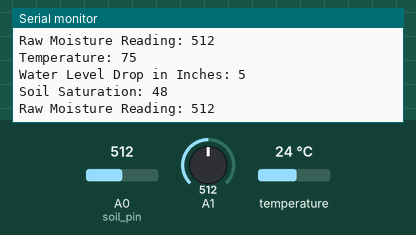
Bench run of a sketch on a simulated Arduino Uno, built with avr-gcc and run on an emulated ATmega328P. On the bench: the last lines printed to the serial monitor. Inputs (shaded band) come from the test bench; at power-on: temperature 24 °C, A0 (soil_pin) = 512, A1 = 512.

Above: at 5.8 s.
5.9 s: temperature set to 12 °C
11.9 s: A0 (soil_pin) set to 716
At 15.8 s:
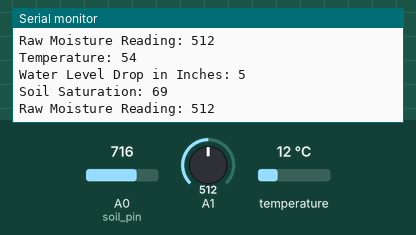
17.9 s: A1 set to 716
At 21.7 s:
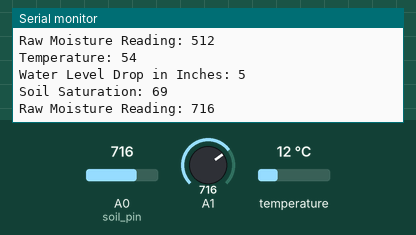
23.9 s: temperature set to 19 °C
29.9 s: A0 (soil_pin) set to 900
At 31.1 s:
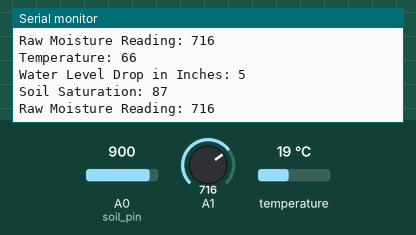
35.9 s: A1 set to 900
At 41.8 s:
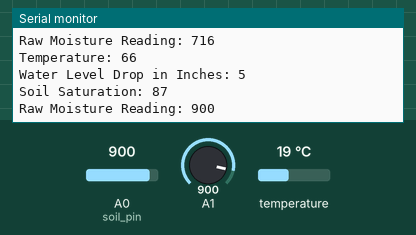
Timing chart, 0 to 42.9 s (numbered marks = the images above; inputs shaded):
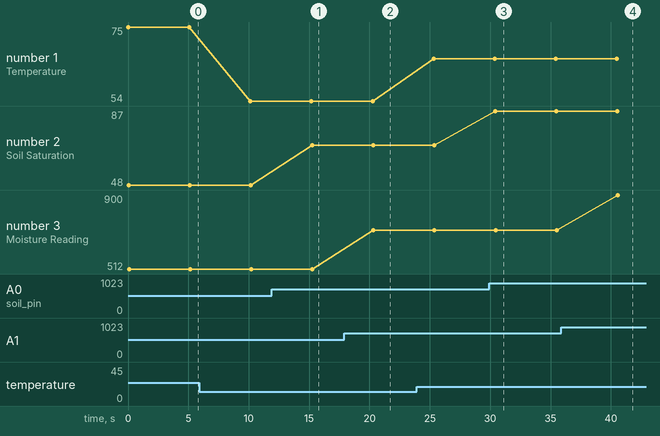

The sketch:

Transmitter.ino
```cpp
#include <OneWire.h>
#include <SoftwareSerial.h>

#define TO_HEX(i) (i <= 9 ? '0' + i : 'A' - 10 + i)

int DS18S20_Pin = 4; //DS18S20 Signal pin on digital 2
char tmpstring[10];
int counter = 1;

//Temperature chip i/o
OneWire ds(DS18S20_Pin);  // on digital pin 2

SoftwareSerial display(5, 4);
SoftwareSerial xbee(1, 2); // RX, TX


int soil_pin = A0;

int soil_moisture = 0;

int water_level = 0;

char c = 'A';

float getTemp(){
  //returns the temperature from one DS18S20 in DEG Celsius

  byte data[12];
  byte addr[8];

  if ( !ds.search(addr)) {
      //no more sensors on chain, reset search
      ds.reset_search();
      return -1000;
  }

  if ( OneWire::crc8( addr, 7) != addr[7]) {
      Serial.println("CRC is not valid!");
      return -1000;
  }

  if ( addr[0] != 0x10 && addr[0] != 0x28) {
      Serial.print("Device is not recognized");
      return -1000;
  }

  ds.reset();
  ds.select(addr);
  ds.write(0x44,1); // start conversion, with parasite power on at the end

  byte present = ds.reset();
  ds.select(addr);
  ds.write(0xBE); // Read Scratchpad

  for (int i = 0; i < 9; i++) { // we need 9 bytes
    data[i] = ds.read();
  }

  ds.reset_search();

  byte MSB = data[1];
  byte LSB = data[0];

  float tempRead = ((MSB << 8) | LSB); //using two's compliment
  float TemperatureSum = tempRead / 16;

  return (TemperatureSum * 18 + 5)/10 + 32;
}

void setup() {
  // put your setup code here, to run once:
  Serial.begin(9600);
  xbee.begin(9600);
}

void loop() {
  // put your main code here, to run repeatedly:
  float temperature = getTemp();

  //Serial.print("Temp: ");
  //Serial.println(temperature);

  int temp = (int)temperature;

  int water_level = analogRead(A1);
  int inches = 0;
  if(water_level >= 939){
    inches = 0;
  } else if(water_level == 938 || water_level == 937){
    inches = 1;
  } else if(water_level == 936 || water_level == 935){
    inches = 2;
  } else if(water_level == 934 || water_level == 933){
    inches = 3;
  } else if(water_level == 932 || water_level == 931){
    inches = 4;
  } else{
    inches = 5;
  }

  int soil_moisture = analogRead(A0);
  if(soil_moisture > 23){
    soil_moisture = (soil_moisture-23)/10;
  } else{
    soil_moisture = 0;
  }

  Serial.print("Temperature: ");
  Serial.println(temp);
  Serial.print("Water Level Drop in Inches: ");
  Serial.println(inches);
  Serial.print("Soil Saturation: ");
  Serial.println(soil_moisture);
  Serial.print("Raw Moisture Reading: ");
  Serial.println(water_level);

  int var = 9;
  char char_temp = (char)var;

  //Writes Temp to XBee
  xbee.write(temp);

  //Writes Soil Moisture to Xbee
  xbee.write(soil_moisture);

  //Writes Water Level to Xbee
  xbee.write(inches);

  delay(5000);
  counter = counter + 1;
}
```

Measured:
- after the input at 11.9 s, the serial monitor: prints a new line after 3.3 s (image 1)
- after the input at 17.9 s, the serial monitor: prints a new line after 2.4 s (image 2)
- after the input at 29.9 s, the serial monitor: prints a new line after 0.52 s (image 3)
- after the input at 35.9 s, the serial monitor: prints a new line after 4.7 s (image 4)
- plotted number 1: 75 → 54 after the input at 5.9 s, 54 → 66 after the input at 23.9 s
- plotted number 2: 48 → 69 after the input at 11.9 s, 69 → 87 after the input at 29.9 s
- plotted number 3: 512 → 716 after the input at 17.9 s, 716 → 900 after the input at 35.9 s
